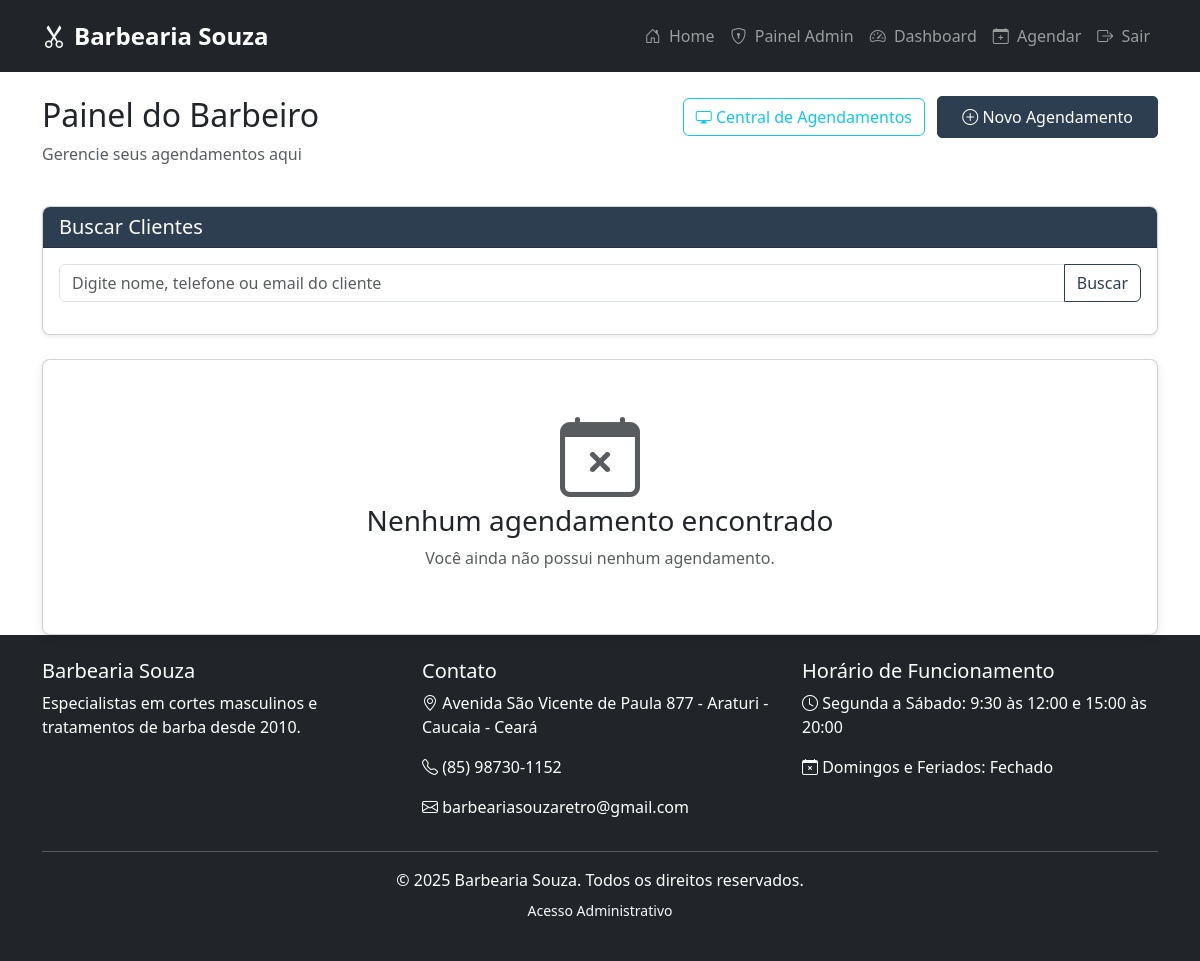
The app's page /dashboard (signed in), older data.
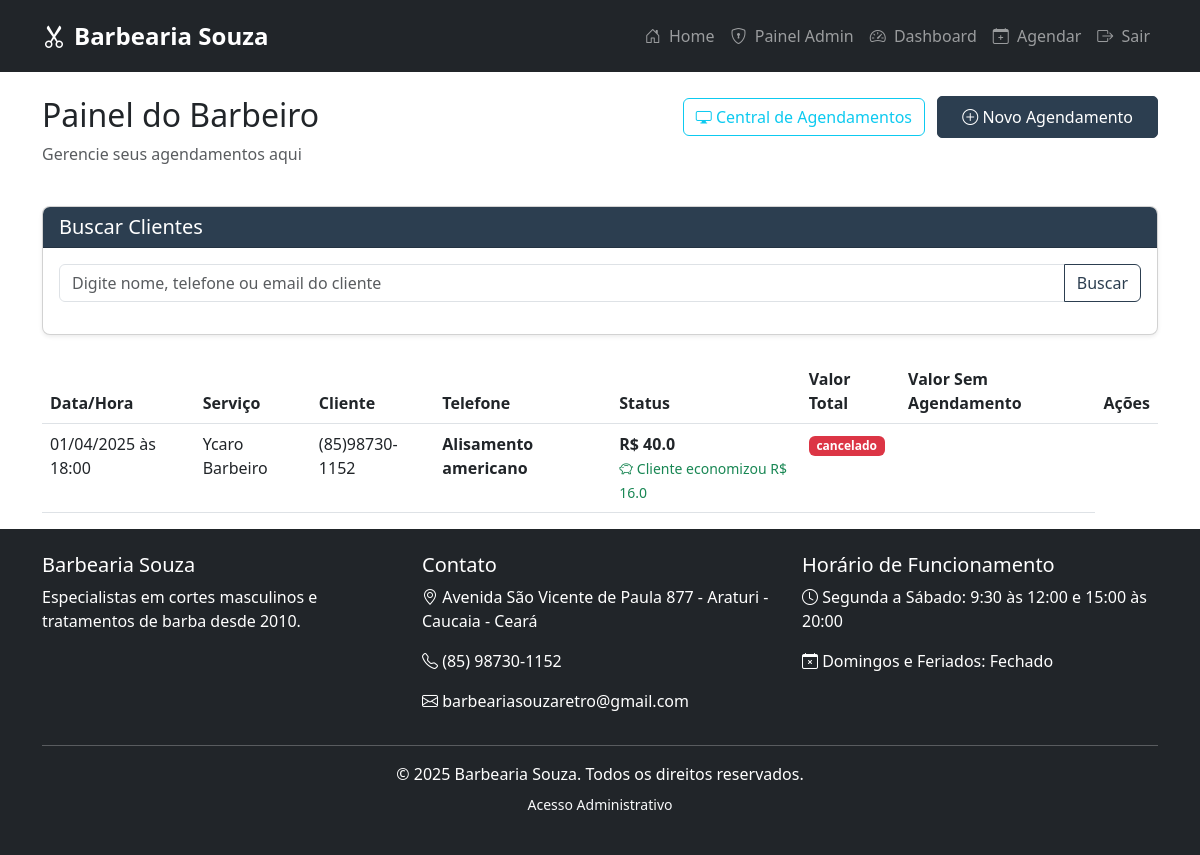
The same page, newer data.
### app.py (models this page shows, shortened)
class Agendamento(db.Model):
    __tablename__ = 'agendamentos'
    id = db.Column(db.Integer, primary_key=True)
    data_hora = db.Column(db.DateTime, nullable=False, index=True)
    status = db.Column(db.String(20), default='pendente', index=True)
    cliente_id = db.Column(db.Integer, db.ForeignKey('usuarios.id'), nullable=False, index=True)
    barbeiro_id = db.Column(db.Integer, db.ForeignKey('usuarios.id'), nullable=False, index=True)
    servico_id = db.Column(db.Integer, db.ForeignKey('servicos.id'), nullable=False)
    duracao_total = db.Column(db.Integer, default=0)  # Duração total em minutos (soma de todos os serviços)
    valor_total = db.Column(db.Float, default=0.0)  # Valor total do agendamento
    finalizado = db.Column(db.Boolean, default=False, index=True)  # Indica se o serviço foi finalizado
    finalizado_em = db.Column(db.DateTime, nullable=True)  # Data e hora da finalização
    valor_sem_agendamento = db.Column(db.Float)  # Valor sem agendamento (40% a mais)
    __table_args__ = (
        db.Index('idx_agendamento_barbeiro_data', 'barbeiro_id', 'data_hora'),
        db.Index('idx_agendamento_cliente_status', 'cliente_id', 'status'),
    )

class Usuario(UserMixin, db.Model):
    __tablename__ = 'usuarios'
    id = db.Column(db.Integer, primary_key=True)
    nome = db.Column(db.String(100), nullable=False)
    email = db.Column(db.String(120), unique=True, nullable=False, index=True)
    senha_hash = db.Column(db.String(200), nullable=False)
    telefone = db.Column(db.String(20), index=True)
    is_barbeiro = db.Column(db.Boolean, default=False, index=True)
    pontos_fidelidade = db.Column(db.Integer, default=0)  # Pontos do programa de fidelidade
    agendamentos = db.relationship('Agendamento', foreign_keys='Agendamento.cliente_id', backref='cliente', lazy=True)
    agendamentos_barbeiro = db.relationship('Agendamento', foreign_keys='Agendamento.barbeiro_id', backref='barbeiro', lazy=True)
    servicos = db.relationship('Servico', secondary='barbeiro_servico', backref='barbeiros')
    @property
    def senha(self):
        raise AttributeError('senha não é um atributo legível')

class Servico(db.Model):
    __tablename__ = 'servicos'
    id = db.Column(db.Integer, primary_key=True)
    nome = db.Column(db.String(100), nullable=False)
    descricao = db.Column(db.Text)
    preco = db.Column(db.Float, nullable=False)
    preco_sem_agendamento = db.Column(db.Float)  # Preço sem agendamento (40% a mais)
    duracao = db.Column(db.Integer, nullable=False)  # em minutos
    agendamentos_diretos = db.relationship('Agendamento', backref='servico_principal', foreign_keys='Agendamento.servico_id', lazy=True)
    agendamentos = db.relationship('Agendamento', secondary='agendamento_servico', backref='servicos_adicionais')

### app.py (the view)
@app.route('/dashboard')
@login_required
def dashboard():
    if current_user.is_barbeiro:
        agendamentos = Agendamento.query.filter_by(
            barbeiro_id=current_user.id
        ).order_by(Agendamento.data_hora).all()
        return render_template('dashboard_barbeiro.html', agendamentos=agendamentos)
    else:
        agendamentos = Agendamento.query.filter_by(
            cliente_id=current_user.id
        ).order_by(Agendamento.data_hora).all()
        return render_template('dashboard_cliente.html', agendamentos=agendamentos)

### app.py (called while the page is built)
@login_manager.user_loader
def load_user(user_id):
    return db.session.get(Usuario, int(user_id))

@app.context_processor
def inject_now():
    return {'now': datetime.now()}

@app.context_processor
def inject_admin_check():
    return {'is_admin': is_admin}

@app.context_processor
def inject_csrf_token():
    return {'csrf_token': generate_csrf()}

def is_admin(user):
    return user.email in ['admin@barbearia.com', 'barbeariasouzaretro@gmail.com']

### templates/dashboard_barbeiro.html (shortened to what this page needs)
{% extends "base.html" %}
{% block content %}
<div class="row mb-4">
    <div class="col">
        <h2>Painel do Barbeiro</h2>
        <p class="text-muted">Gerencie seus agendamentos aqui</p>
    </div>
    <div class="col text-end">
        <a href="{{ url_for('central_agendamentos') }}" class="btn btn-outline-info me-2">
            <i class="bi bi-display"></i> Central de Agendamentos
        </a>
        <a href="{{ url_for('agendar') }}" class="btn btn-primary">
            <i class="bi bi-plus-circle"></i> Novo Agendamento
        </a>
    </div>
</div>
<div class="row mb-4">
    <div class="col-md-12">
        <div class="card shadow-sm">
            <div class="card-header bg-primary text-white">
                <h5 class="mb-0">Buscar Clientes</h5>
            </div>
            <div class="card-body">
                <div class="input-group mb-3">
                    <input type="text" id="busca_cliente" class="form-control" placeholder="Digite nome, telefone ou email do cliente" aria-label="Buscar cliente" minlength="3">
                    <button class="btn btn-outline-primary" type="button" id="btn_buscar_cliente">Buscar</button>
                </div>
            </div>
        </div>
    </div>
</div>
<div class="row">
    <div class="col">
        {% if agendamentos %}
            <div class="table-responsive">
                <table class="table table-hover">
                    <thead>
                        <tr>
                            <th>Data/Hora</th>
                            <th>Serviço</th>
                            <th>Cliente</th>
                            <th>Telefone</th>
                            <th>Status</th>
                            <th>Valor Total</th>
                            <th>Valor Sem Agendamento</th>
                            <th>Ações</th>
                        </tr>
                    </thead>
                    <tbody>
                        {% for agendamento in agendamentos %}
                            <tr>
                                <td>{{ agendamento.data_hora.strftime('%d/%m/%Y às %H:%M') }}</td>
                                <td>{{ agendamento.cliente.nome }}</td>
                                <td>{{ agendamento.cliente.telefone }}</td>
                                <td>
                                    <p class="mb-0"><strong>{{ agendamento.servico_principal.nome }}</strong></p>
                                </td>
                                <td>
                                    <p class="mb-0"><strong>R$ {{ agendamento.valor_total }}</strong></p>
                                    {% if agendamento.valor_sem_agendamento %}
                                        <small class="text-success">
                                            <i class="bi bi-piggy-bank"></i> Cliente economizou R$ {{ (agendamento.valor_sem_agendamento - agendamento.valor_total)|round(2) }}
                                        </small>
                                    {% endif %}
                                </td>
                                <td>
                                    <span class="badge {% if agendamento.status == 'confirmado' %}bg-success{% elif agendamento.status == 'pendente' %}bg-warning{% else %}bg-danger{% endif %}">
                                        {{ agendamento.status }}
                                    </span>
                                </td>
                                <td>
                                </td>
                            </tr>
                        {% endfor %}
                    </tbody>
                </table>
            </div>
        {% else %}
            <div class="card">
                <div class="card-body text-center py-5">
                    <i class="bi bi-calendar-x display-1 text-muted mb-3"></i>
                    <h3>Nenhum agendamento encontrado</h3>
                    <p class="text-muted">Você ainda não possui nenhum agendamento.</p>
                </div>
            </div>
        {% endif %}
    </div>
</div>
{% endblock %}

### templates/base.html (shortened to what this page needs)
<!DOCTYPE html>
<html lang="pt-BR">
<head>
    <link href="https://cdn.jsdelivr.net/npm/bootstrap@5.3.0/dist/css/bootstrap.min.css" rel="stylesheet">
    <link rel="stylesheet" href="https://cdn.jsdelivr.net/npm/bootstrap-icons@1.7.2/font/bootstrap-icons.css">
</head>
<body>
    <nav class="navbar navbar-expand-lg navbar-dark bg-dark">
        <div class="container">
            <a class="navbar-brand" href="{{ url_for('index') }}">
                <i class="bi bi-scissors me-2"></i>Barbearia Souza
            </a>
            <div class="collapse navbar-collapse" id="navbarNav">
                <ul class="navbar-nav ms-auto">
                    <li class="nav-item">
                        <a class="nav-link" href="{{ url_for('index') }}">
                            <i class="bi bi-house-door me-1"></i> Home
                        </a>
                    </li>
                    {% if current_user.is_authenticated %}
                        {% if is_admin(current_user) %}
                        <li class="nav-item">
                            <a class="nav-link" href="{{ url_for('admin_dashboard') }}">
                                <i class="bi bi-shield-lock me-1"></i> Painel Admin
                            </a>
                        </li>
                        {% endif %}
                        <li class="nav-item">
                            <a class="nav-link" href="{{ url_for('dashboard') }}">
                                <i class="bi bi-speedometer2 me-1"></i> Dashboard
                            </a>
                        </li>
                        <li class="nav-item">
                            <a class="nav-link" href="{{ url_for('agendar') }}">
                                <i class="bi bi-calendar-plus me-1"></i> Agendar
                            </a>
                        </li>
                        <li class="nav-item">
                            <a class="nav-link" href="{{ url_for('logout') }}">
                                <i class="bi bi-box-arrow-right me-1"></i> Sair
                            </a>
                        </li>
                    {% endif %}
                </ul>
            </div>
        </div>
    </nav>
    <main class="container mt-4">
        {% block content %}{% endblock %}
    </main>
    <footer class="bg-dark text-white py-4 mt-auto">
        <div class="container">
            <div class="row">
                <div class="col-md-4">
                    <h5>Barbearia Souza</h5>
                    <p>Especialistas em cortes masculinos e tratamentos de barba desde 2010.</p>
                </div>
                <div class="col-md-4">
                    <h5>Contato</h5>
                    <p><i class="bi bi-geo-alt"></i> Avenida São Vicente de Paula 877 - Araturi - Caucaia - Ceará</p>
                    <p><i class="bi bi-telephone"></i> (85) 98730-1152</p>
                    <p><i class="bi bi-envelope"></i> barbeariasouzaretro@gmail.com</p>
                </div>
                <div class="col-md-4">
                    <h5>Horário de Funcionamento</h5>
                    <p><i class="bi bi-clock"></i> Segunda a Sábado: 9:30 às 12:00 e 15:00 às 20:00</p>
                    <p><i class="bi bi-calendar-x"></i> Domingos e Feriados: Fechado</p>
                </div>
            </div>
            <hr>
            <div class="text-center">
                <p class="mb-0">&copy; {{ now.year }} Barbearia Souza. Todos os direitos reservados.</p>
                <p class="small mt-2"><a href="{{ url_for('admin_login') }}" class="text-light text-decoration-none">Acesso Administrativo</a></p>
            </div>
        </div>
    </footer>
</body>
</html>

### templates/base.html (style rules this page uses)
:root { --primary-color: #2c3e50; --secondary-color: #34495e; --accent-color: #e74c3c; }
body { font-family: 'Segoe UI', Tahoma, Geneva, Verdana, sans-serif; min-height: 100vh; display: flex; flex-direction: column; position: relative; }
main { flex: 1 0 auto; }
.navbar-brand { font-weight: 700; font-size: 1.5rem; color: white !important; }
.navbar { padding: 0.8rem 0; }
.card { box-shadow: 0 4px 8px rgba(0,0,0,0.1); transition: transform 0.3s, box-shadow 0.3s; border-radius: 8px; overflow: hidden; }
.btn-primary { background-color: var(--primary-color); border-color: var(--primary-color); padding: 0.5rem 1.5rem; border-radius: 5px; }
.btn-outline-primary { color: var(--primary-color); border-color: var(--primary-color); }
.bg-primary { background-color: var(--primary-color) !important; }

Row changes from the older to the newer data that the page shows:
added Agendamento: data_hora "01/04/2025 às 18:00", cliente.nome "Ycaro Barbeiro", cliente.telefone "(85)98730-1152", servico_principal.nome "Alisamento americano", valor_total "40.0", valor_sem_agendamento+valor_total "16.0", status "cancelado"
Text that changed along with them:
text no longer shown: "Nenhum agendamento encontrado Você ainda não possui nenhum agendamento."
text now shown: "Data/Hora Serviço Cliente Telefone Status Valor Total Valor Sem Agendamento Ações"
